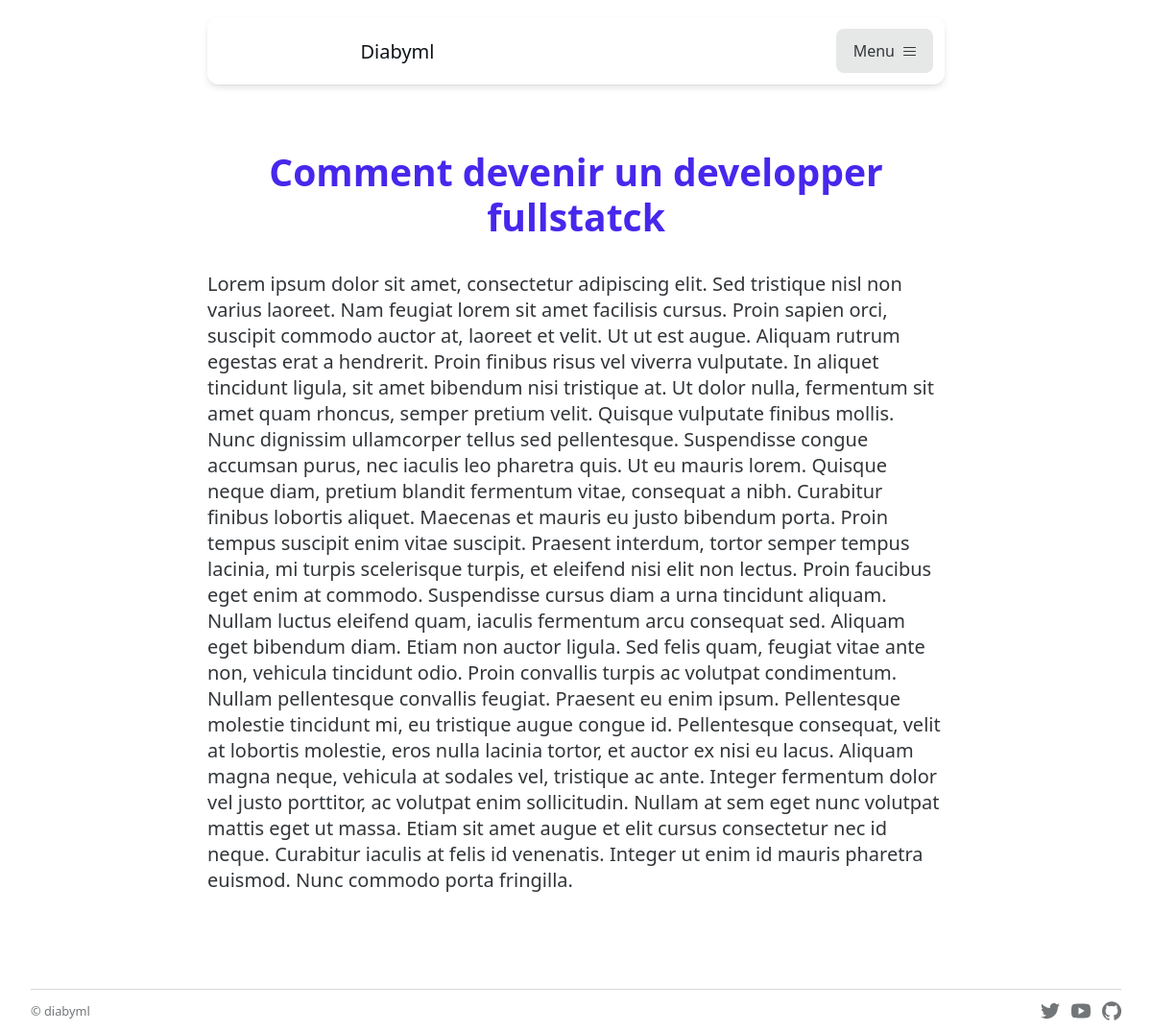
Page /articles/comment-devenir-un-developper-fullstatck/ on the committed database.
### base/models.py (models this page shows, shortened)
class Article(models.Model):
    title = models.CharField(max_length=250)
    content = models.TextField()
    slug = models.SlugField(max_length=200)
    date = models.DateField(auto_now=True)
    category = models.ForeignKey(Category,null=True,on_delete=models.SET_NULL,related_name="articles")
    author = models.ForeignKey(Author,null=True,on_delete=models.SET_NULL,related_name="articles")
    class Meta:
        ordering = ('-date','-id',)

### base/views.py (the view)
# urls.py: path('articles/<slug:slug>/',views.ArticleDetailView.as_view(),name='article_detail'),
class ArticleDetailView(DetailView):
    model = Article
    template_name = 'base/article-detail.html'
    context_object_name = 'article'
    def get_context_data(self,*args, **kwargs):
        context = super(ArticleDetailView,self).get_context_data(*args, **kwargs)
        categories = Category.objects.all()
        context['categories'] = categories
        return context

### base/templates/base/article-detail.html (shortened to what this page needs)
{% extends 'base.html' %}
{% block content %}
<div class="container max-width-adaptive-sm">
  <div>
    <h2 class="text-center color-primary margin-bottom-md">
      {{article.title}}
    </h2>
    <p>{{article.content}}</p>
  </div>
</div>
{% endblock %}

### rows in the picture
Article: title "Comment devenir un developper fullstatck", content "Lorem ipsum dolor sit amet, consectetur adipiscing elit. Sed tristique nisl non varius laoreet. Nam feugiat lorem sit amet facilisis cursus. Proin sapien orci, suscipit commodo auctor at, laoreet et velit. Ut ut est augue. Aliquam rutrum egestas erat a hendrerit. Proin finibus risus vel viverra vulputate. In aliquet tincidunt ligula, sit amet bibendum nisi tristique at. Ut dolor nulla, fermentum sit amet quam rhoncus, semper pretium velit. Quisque vulputate finibus mollis. Nunc dignissim ullamcorper tellus sed pellentesque. Suspendisse congue accumsan purus, nec iaculis leo pharetra quis. Ut eu mauris lorem. Quisque neque diam, pretium blandit fermentum vitae, consequat a nibh. Curabitur…"
